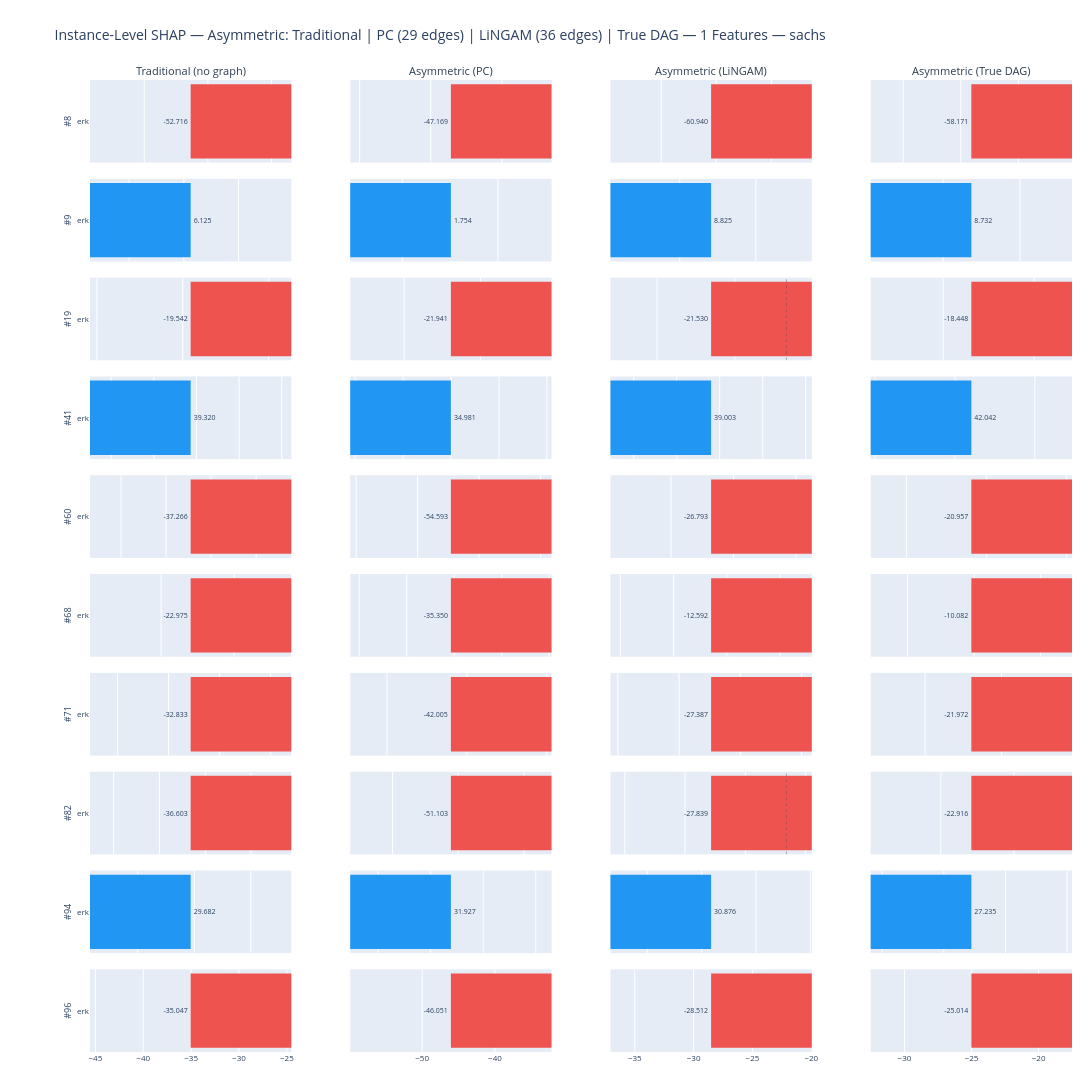

This figure's notebook cell:
### Markdown cell above
### 7.1. SHAP Attribution Comparison: PC vs LiNGAM

For a single test instance, compare how each causal SHAP method attributes feature contributions when using the PC-discovered graph versus the LiNGAM-discovered graph.

### Code cell
HIGHLIGHT_FEATURE = 'erk'   # also used as the feature to inspect below

fig_inst = plot_instance_shap_pc_vs_lingam(
    shap_data, feature_names, scratch_rank, top_features, instance_idx,
    pc_edges, lingam_edges, DATASET, N_TOP_FEATURES,
    features=[HIGHLIGHT_FEATURE],
)

### Figure 1 — Plotly figure (JSON) as saved in the notebook; plotly's stock layout.template omitted (floating-point values rounded to 4 significant figures)
{"data": [{"constraintext": "none", "hovertemplate": "<b>Instance 8</b><br>%{y}: %{x:.4f}<extra></extra>", "marker": {"color": ["#EF5350"], "line": {"width": 0}}, "orientation": "h", "showlegend": false, "text": ["-52.716"], "textfont": {"size": 7}, "textposition": "outside", "type": "bar", "x": [-52.72], "xaxis": "x", "y": ["erk"], "yaxis": "y"}, {"constraintext": "none", "hovertemplate": "<b>Instance 8</b><br>%{y}: %{x:.4f}<extra></extra>", "marker": {"color": ["#EF5350"], "line": {"width": 0}}, "orientation": "h", "showlegend": false, "text": ["-47.169"], "textfont": {"size": 7}, "textposition": "outside", "type": "bar", "x": [-47.17], "xaxis": "x2", "y": ["erk"], "yaxis": "y2"}, {"constraintext": "none", "hovertemplate": "<b>Instance 8</b><br>%{y}: %{x:.4f}<extra></extra>", "marker": {"color": ["#EF5350"], "line": {"width": 0}}, "orientation": "h", "showlegend": false, "text": ["-60.940"], "textfont": {"size": 7}, "textposition": "outside", "type": "bar", "x": [-60.94], "xaxis": "x3", "y": ["erk"], "yaxis": "y3"}, {"constraintext": "none", "hovertemplate": "<b>Instance 8</b><br>%{y}: %{x:.4f}<extra></extra>", "marker": {"color": ["#EF5350"], "line": {"width": 0}}, "orientation": "h", "showlegend": false, "text": ["-58.171"], "textfont": {"size": 7}, "textposition": "outside", "type": "bar", "x": [-58.17], "xaxis": "x4", "y": ["erk"], "yaxis": "y4"}, {"constraintext": "none", "hovertemplate": "<b>Instance 9</b><br>%{y}: %{x:.4f}<extra></extra>", "marker": {"color": ["#2196F3"], "line": {"width": 0}}, "orientation": "h", "showlegend": false, "text": ["6.125"], "textfont": {"size": 7}, "textposition": "outside", "type": "bar", "x": [6.125], "xaxis": "x5", "y": ["erk"], "yaxis": "y5"}, {"constraintext": "none", "hovertemplate": "<b>Instance 9</b><br>%{y}: %{x:.4f}<extra></extra>", "marker": {"color": ["#2196F3"], "line": {"width": 0}}, "orientation": "h", "showlegend": false, "text": ["1.754"], "textfont": {"size": 7}, "textposition": "outside", "type": "bar", "x": [1.754], "xaxis": "x6", "y": ["erk"], "yaxis": "y6"}, {"constraintext": "none", "hovertemplate": "<b>Instance 9</b><br>%{y}: %{x:.4f}<extra></extra>", "marker": {"color": ["#2196F3"], "line": {"width": 0}}, "orientation": "h", "showlegend": false, "text": ["8.825"], "textfont": {"size": 7}, "textposition": "outside", "type": "bar", "x": [8.825], "xaxis": "x7", "y": ["erk"], "yaxis": "y7"}, {"constraintext": "none", "hovertemplate": "<b>Instance 9</b><br>%{y}: %{x:.4f}<extra></extra>", "marker": {"color": ["#2196F3"], "line": {"width": 0}}, "orientation": "h", "showlegend": false, "text": ["8.732"], "textfont": {"size": 7}, "textposition": "outside", "type": "bar", "x": [8.732], "xaxis": "x8", "y": ["erk"], "yaxis": "y8"}, {"constraintext": "none", "hovertemplate": "<b>Instance 19</b><br>%{y}: %{x:.4f}<extra></extra>", "marker": {"color": ["#EF5350"], "line": {"width": 0}}, "orientation": "h", "showlegend": false, "text": ["-19.542"], "textfont": {"size": 7}, "textposition": "outside", "type": "bar", "x": [-19.54], "xaxis": "x9", "y": ["erk"], "yaxis": "y9"}, {"constraintext": "none", "hovertemplate": "<b>Instance 19</b><br>%{y}: %{x:.4f}<extra></extra>", "marker": {"color": ["#EF5350"], "line": {"width": 0}}, "orientation": "h", "showlegend": false, "text": ["-21.941"], "textfont": {"size": 7}, "textposition": "outside", "type": "bar", "x": [-21.94], "xaxis": "x10", "y": ["erk"], "yaxis": "y10"}, {"constraintext": "none", "hovertemplate": "<b>Instance 19</b><br>%{y}: %{x:.4f}<extra></extra>", "marker": {"color": ["#EF5350"], "line": {"width": 0}}, "orientation": "h", "showlegend": false, "text": ["-21.530"], "textfont": {"size": 7}, "textposition": "outside", "type": "bar", "x": [-21.53], "xaxis": "x11", "y": ["erk"], "yaxis": "y11"}, {"constraintext": "none", "hovertemplate": "<b>Instance 19</b><br>%{y}: %{x:.4f}<extra></extra>", "marker": {"color": ["#EF5350"], "line": {"width": 0}}, "orientation": "h", "showlegend": false, "text": ["-18.448"], "textfont": {"size": 7}, "textposition": "outside", "type": "bar", "x": [-18.45], "xaxis": "x12", "y": ["erk"], "yaxis": "y12"}, {"constraintext": "none", "hovertemplate": "<b>Instance 41</b><br>%{y}: %{x:.4f}<extra></extra>", "marker": {"color": ["#2196F3"], "line": {"width": 0}}, "orientation": "h", "showlegend": false, "text": ["39.320"], "textfont": {"size": 7}, "textposition": "outside", "type": "bar", "x": [39.32], "xaxis": "x13", "y": ["erk"], "yaxis": "y13"}, {"constraintext": "none", "hovertemplate": "<b>Instance 41</b><br>%{y}: %{x:.4f}<extra></extra>", "marker": {"color": ["#2196F3"], "line": {"width": 0}}, "orientation": "h", "showlegend": false, "text": ["34.981"], "textfont": {"size": 7}, "textposition": "outside", "type": "bar", "x": [34.98], "xaxis": "x14", "y": ["erk"], "yaxis": "y14"}, {"constraintext": "none", "hovertemplate": "<b>Instance 41</b><br>%{y}: %{x:.4f}<extra></extra>", "marker": {"color": ["#2196F3"], "line": {"width": 0}}, "orientation": "h", "showlegend": false, "text": ["39.003"], "textfont": {"size": 7}, "textposition": "outside", "type": "bar", "x": [39.0], "xaxis": "x15", "y": ["erk"], "yaxis": "y15"}, {"constraintext": "none", "hovertemplate": "<b>Instance 41</b><br>%{y}: %{x:.4f}<extra></extra>", "marker": {"color": ["#2196F3"], "line": {"width": 0}}, "orientation": "h", "showlegend": false, "text": ["42.042"], "textfont": {"size": 7}, "textposition": "outside", "type": "bar", "x": [42.04], "xaxis": "x16", "y": ["erk"], "yaxis": "y16"}, {"constraintext": "none", "hovertemplate": "<b>Instance 60</b><br>%{y}: %{x:.4f}<extra></extra>", "marker": {"color": ["#EF5350"], "line": {"width": 0}}, "orientation": "h", "showlegend": false, "text": ["-37.266"], "textfont": {"size": 7}, "textposition": "outside", "type": "bar", "x": [-37.27], "xaxis": "x17", "y": ["erk"], "yaxis": "y17"}, {"constraintext": "none", "hovertemplate": "<b>Instance 60</b><br>%{y}: %{x:.4f}<extra></extra>", "marker": {"color": ["#EF5350"], "line": {"width": 0}}, "orientation": "h", "showlegend": false, "text": ["-54.593"], "textfont": {"size": 7}, "textposition": "outside", "type": "bar", "x": [-54.59], "xaxis": "x18", "y": ["erk"], "yaxis": "y18"}, {"constraintext": "none", "hovertemplate": "<b>Instance 60</b><br>%{y}: %{x:.4f}<extra></extra>", "marker": {"color": ["#EF5350"], "line": {"width": 0}}, "orientation": "h", "showlegend": false, "text": ["-26.793"], "textfont": {"size": 7}, "textposition": "outside", "type": "bar", "x": [-26.79], "xaxis": "x19", "y": ["erk"], "yaxis": "y19"}, {"constraintext": "none", "hovertemplate": "<b>Instance 60</b><br>%{y}: %{x:.4f}<extra></extra>", "marker": {"color": ["#EF5350"], "line": {"width": 0}}, "orientation": "h", "showlegend": false, "text": ["-20.957"], "textfont": {"size": 7}, "textposition": "outside", "type": "bar", "x": [-20.96], "xaxis": "x20", "y": ["erk"], "yaxis": "y20"}, {"constraintext": "none", "hovertemplate": "<b>Instance 68</b><br>%{y}: %{x:.4f}<extra></extra>", "marker": {"color": ["#EF5350"], "line": {"width": 0}}, "orientation": "h", "showlegend": false, "text": ["-22.975"], "textfont": {"size": 7}, "textposition": "outside", "type": "bar", "x": [-22.97], "xaxis": "x21", "y": ["erk"], "yaxis": "y21"}, {"constraintext": "none", "hovertemplate": "<b>Instance 68</b><br>%{y}: %{x:.4f}<extra></extra>", "marker": {"color": ["#EF5350"], "line": {"width": 0}}, "orientation": "h", "showlegend": false, "text": ["-35.350"], "textfont": {"size": 7}, "textposition": "outside", "type": "bar", "x": [-35.35], "xaxis": "x22", "y": ["erk"], "yaxis": "y22"}, {"constraintext": "none", "hovertemplate": "<b>Instance 68</b><br>%{y}: %{x:.4f}<extra></extra>", "marker": {"color": ["#EF5350"], "line": {"width": 0}}, "orientation": "h", "showlegend": false, "text": ["-12.592"], "textfont": {"size": 7}, "textposition": "outside", "type": "bar", "x": [-12.59], "xaxis": "x23", "y": ["erk"], "yaxis": "y23"}, {"constraintext": "none", "hovertemplate": "<b>Instance 68</b><br>%{y}: %{x:.4f}<extra></extra>", "marker": {"color": ["#EF5350"], "line": {"width": 0}}, "orientation": "h", "showlegend": false, "text": ["-10.082"], "textfont": {"size": 7}, "textposition": "outside", "type": "bar", "x": [-10.08], "xaxis": "x24", "y": ["erk"], "yaxis": "y24"}, {"constraintext": "none", "hovertemplate": "<b>Instance 71</b><br>%{y}: %{x:.4f}<extra></extra>", "marker": {"color": ["#EF5350"], "line": {"width": 0}}, "orientation": "h", "showlegend": false, "text": ["-32.833"], "textfont": {"size": 7}, "textposition": "outside", "type": "bar", "x": [-32.83], "xaxis": "x25", "y": ["erk"], "yaxis": "y25"}, {"constraintext": "none", "hovertemplate": "<b>Instance 71</b><br>%{y}: %{x:.4f}<extra></extra>", "marker": {"color": ["#EF5350"], "line": {"width": 0}}, "orientation": "h", "showlegend": false, "text": ["-42.005"], "textfont": {"size": 7}, "textposition": "outside", "type": "bar", "x": [-42.0], "xaxis": "x26", "y": ["erk"], "yaxis": "y26"}, {"constraintext": "none", "hovertemplate": "<b>Instance 71</b><br>%{y}: %{x:.4f}<extra></extra>", "marker": {"color": ["#EF5350"], "line": {"width": 0}}, "orientation": "h", "showlegend": false, "text": ["-27.387"], "textfont": {"size": 7}, "textposition": "outside", "type": "bar", "x": [-27.39], "xaxis": "x27", "y": ["erk"], "yaxis": "y27"}, {"constraintext": "none", "hovertemplate": "<b>Instance 71</b><br>%{y}: %{x:.4f}<extra></extra>", "marker": {"color": ["#EF5350"], "line": {"width": 0}}, "orientation": "h", "showlegend": false, "text": ["-21.972"], "textfont": {"size": 7}, "textposition": "outside", "type": "bar", "x": [-21.97], "xaxis": "x28", "y": ["erk"], "yaxis": "y28"}, {"constraintext": "none", "hovertemplate": "<b>Instance 82</b><br>%{y}: %{x:.4f}<extra></extra>", "marker": {"color": ["#EF5350"], "line": {"width": 0}}, "orientation": "h", "showlegend": false, "text": ["-36.603"], "textfont": {"size": 7}, "textposition": "outside", "type": "bar", "x": [-36.6], "xaxis": "x29", "y": ["erk"], "yaxis": "y29"}, {"constraintext": "none", "hovertemplate": "<b>Instance 82</b><br>%{y}: %{x:.4f}<extra></extra>", "marker": {"color": ["#EF5350"], "line": {"width": 0}}, "orientation": "h", "showlegend": false, "text": ["-51.103"], "textfont": {"size": 7}, "textposition": "outside", "type": "bar", "x": [-51.1], "xaxis": "x30", "y": ["erk"], "yaxis": "y30"}, {"constraintext": "none", "hovertemplate": "<b>Instance 82</b><br>%{y}: %{x:.4f}<extra></extra>", "marker": {"color": ["#EF5350"], "line": {"width": 0}}, "orientation": "h", "showlegend": false, "text": ["-27.839"], "textfont": {"size": 7}, "textposition": "outside", "type": "bar", "x": [-27.84], "xaxis": "x31", "y": ["erk"], "yaxis": "y31"}, {"constraintext": "none", "hovertemplate": "<b>Instance 82</b><br>%{y}: %{x:.4f}<extra></extra>", "marker": {"color": ["#EF5350"], "line": {"width": 0}}, "orientation": "h", "showlegend": false, "text": ["-22.916"], "textfont": {"size": 7}, "textposition": "outside", "type": "bar", "x": [-22.92], "xaxis": "x32", "y": ["erk"], "yaxis": "y32"}, {"constraintext": "none", "hovertemplate": "<b>Instance 94</b><br>%{y}: %{x:.4f}<extra></extra>", "marker": {"color": ["#2196F3"], "line": {"width": 0}}, "orientation": "h", "showlegend": false, "text": ["29.682"], "textfont": {"size": 7}, "textposition": "outside", "type": "bar", "x": [29.68], "xaxis": "x33", "y": ["erk"], "yaxis": "y33"}, {"constraintext": "none", "hovertemplate": "<b>Instance 94</b><br>%{y}: %{x:.4f}<extra></extra>", "marker": {"color": ["#2196F3"], "line": {"width": 0}}, "orientation": "h", "showlegend": false, "text": ["31.927"], "textfont": {"size": 7}, "textposition": "outside", "type": "bar", "x": [31.93], "xaxis": "x34", "y": ["erk"], "yaxis": "y34"}, {"constraintext": "none", "hovertemplate": "<b>Instance 94</b><br>%{y}: %{x:.4f}<extra></extra>", "marker": {"color": ["#2196F3"], "line": {"width": 0}}, "orientation": "h", "showlegend": false, "text": ["30.876"], "textfont": {"size": 7}, "textposition": "outside", "type": "bar", "x": [30.88], "xaxis": "x35", "y": ["erk"], "yaxis": "y35"}, {"constraintext": "none", "hovertemplate": "<b>Instance 94</b><br>%{y}: %{x:.4f}<extra></extra>", "marker": {"color": ["#2196F3"], "line": {"width": 0}}, "orientation": "h", "showlegend": false, "text": ["27.235"], "textfont": {"size": 7}, "textposition": "outside", "type": "bar", "x": [27.24], "xaxis": "x36", "y": ["erk"], "yaxis": "y36"}, {"constraintext": "none", "hovertemplate": "<b>Instance 96</b><br>%{y}: %{x:.4f}<extra></extra>", "marker": {"color": ["#EF5350"], "line": {"width": 0}}, "orientation": "h", "showlegend": false, "text": ["-35.047"], "textfont": {"size": 7}, "textposition": "outside", "type": "bar", "x": [-35.05], "xaxis": "x37", "y": ["erk"], "yaxis": "y37"}, {"constraintext": "none", "hovertemplate": "<b>Instance 96</b><br>%{y}: %{x:.4f}<extra></extra>", "marker": {"color": ["#EF5350"], "line": {"width": 0}}, "orientation": "h", "showlegend": false, "text": ["-46.051"], "textfont": {"size": 7}, "textposition": "outside", "type": "bar", "x": [-46.05], "xaxis": "x38", "y": ["erk"], "yaxis": "y38"}, {"constraintext": "none", "hovertemplate": "<b>Instance 96</b><br>%{y}: %{x:.4f}<extra></extra>", "marker": {"color": ["#EF5350"], "line": {"width": 0}}, "orientation": "h", "showlegend": false, "text": ["-28.512"], "textfont": {"size": 7}, "textposition": "outside", "type": "bar", "x": [-28.51], "xaxis": "x39", "y": ["erk"], "yaxis": "y39"}, {"constraintext": "none", "hovertemplate": "<b>Instance 96</b><br>%{y}: %{x:.4f}<extra></extra>", "marker": {"color": ["#EF5350"], "line": {"width": 0}}, "orientation": "h", "showlegend": false, "text": ["-25.014"], "textfont": {"size": 7}, "textposition": "outside", "type": "bar", "x": [-25.01], "xaxis": "x40", "y": ["erk"], "yaxis": "y40"}], "layout": {"annotations": [{"font": {"color": "#2c3e50", "size": 11}, "showarrow": false, "text": "Traditional (no graph)", "x": 0.1025, "xanchor": "center", "xref": "paper", "y": 1.0, "yanchor": "bottom", "yref": "paper"}, {"font": {"color": "#2c3e50", "size": 11}, "showarrow": false, "text": "Asymmetric (PC)", "x": 0.3675, "xanchor": "center", "xref": "paper", "y": 1.0, "yanchor": "bottom", "yref": "paper"}, {"font": {"color": "#2c3e50", "size": 11}, "showarrow": false, "text": "Asymmetric (LiNGAM)", "x": 0.6325, "xanchor": "center", "xref": "paper", "y": 1.0, "yanchor": "bottom", "yref": "paper"}, {"font": {"color": "#2c3e50", "size": 11}, "showarrow": false, "text": "Asymmetric (True DAG)", "x": 0.8975, "xanchor": "center", "xref": "paper", "y": 1.0, "yanchor": "bottom", "yref": "paper"}], "bargap": 0.1, "height": 1680, "margin": {"b": 40, "l": 90, "r": 20, "t": 80}, "shapes": [{"line": {"color": "rgba(80,80,80,0.40)", "dash": "dot", "width": 1}, "type": "line", "x0": 0, "x1": 0, "xref": "x", "y0": 0, "y1": 1, "yref": "y domain"}, {"line": {"color": "rgba(80,80,80,0.40)", "dash": "dot", "width": 1}, "type": "line", "x0": 0, "x1": 0, "xref": "x2", "y0": 0, "y1": 1, "yref": "y2 domain"}, {"line": {"color": "rgba(80,80,80,0.40)", "dash": "dot", "width": 1}, "type": "line", "x0": 0, "x1": 0, "xref": "x3", "y0": 0, "y1": 1, "yref": "y3 domain"}, {"line": {"color": "rgba(80,80,80,0.40)", "dash": "dot", "width": 1}, "type": "line", "x0": 0, "x1": 0, "xref": "x4", "y0": 0, "y1": 1, "yref": "y4 domain"}, {"line": {"color": "rgba(80,80,80,0.40)", "dash": "dot", "width": 1}, "type": "line", "x0": 0, "x1": 0, "xref": "x5", "y0": 0, "y1": 1, "yref": "y5 domain"}, {"line": {"color": "rgba(80,80,80,0.40)", "dash": "dot", "width": 1}, "type": "line", "x0": 0, "x1": 0, "xref": "x6", "y0": 0, "y1": 1, "yref": "y6 domain"}, {"line": {"color": "rgba(80,80,80,0.40)", "dash": "dot", "width": 1}, "type": "line", "x0": 0, "x1": 0, "xref": "x7", "y0": 0, "y1": 1, "yref": "y7 domain"}, {"line": {"color": "rgba(80,80,80,0.40)", "dash": "dot", "width": 1}, "type": "line", "x0": 0, "x1": 0, "xref": "x8", "y0": 0, "y1": 1, "yref": "y8 domain"}, {"line": {"color": "rgba(80,80,80,0.40)", "dash": "dot", "width": 1}, "type": "line", "x0": 0, "x1": 0, "xref": "x9", "y0": 0, "y1": 1, "yref": "y9 domain"}, {"line": {"color": "rgba(80,80,80,0.40)", "dash": "dot", "width": 1}, "type": "line", "x0": 0, "x1": 0, "xref": "x10", "y0": 0, "y1": 1, "yref": "y10 domain"}, {"line": {"color": "rgba(80,80,80,0.40)", "dash": "dot", "width": 1}, "type": "line", "x0": 0, "x1": 0, "xref": "x11", "y0": 0, "y1": 1, "yref": "y11 domain"}, {"line": {"color": "rgba(80,80,80,0.40)", "dash": "dot", "width": 1}, "type": "line", "x0": 0, "x1": 0, "xref": "x12", "y0": 0, "y1": 1, "yref": "y12 domain"}, {"line": {"color": "rgba(80,80,80,0.40)", "dash": "dot", "width": 1}, "type": "line", "x0": 0, "x1": 0, "xref": "x13", "y0": 0, "y1": 1, "yref": "y13 domain"}, {"line": {"color": "rgba(80,80,80,0.40)", "dash": "dot", "width": 1}, "type": "line", "x0": 0, "x1": 0, "xref": "x14", "y0": 0, "y1": 1, "yref": "y14 domain"}, {"line": {"color": "rgba(80,80,80,0.40)", "dash": "dot", "width": 1}, "type": "line", "x0": 0, "x1": 0, "xref": "x15", "y0": 0, "y1": 1, "yref": "y15 domain"}, {"line": {"color": "rgba(80,80,80,0.40)", "dash": "dot", "width": 1}, "type": "line", "x0": 0, "x1": 0, "xref": "x16", "y0": 0, "y1": 1, "yref": "y16 domain"}, {"line": {"color": "rgba(80,80,80,0.40)", "dash": "dot", "width": 1}, "type": "line", "x0": 0, "x1": 0, "xref": "x17", "y0": 0, "y1": 1, "yref": "y17 domain"}, {"line": {"color": "rgba(80,80,80,0.40)", "dash": "dot", "width": 1}, "type": "line", "x0": 0, "x1": 0, "xref": "x18", "y0": 0, "y1": 1, "yref": "y18 domain"}, {"line": {"color": "rgba(80,80,80,0.40)", "dash": "dot", "width": 1}, "type": "line", "x0": 0, "x1": 0, "xref": "x19", "y0": 0, "y1": 1, "yref": "y19 domain"}, {"line": {"color": "rgba(80,80,80,0.40)", "dash": "dot", "width": 1}, "type": "line", "x0": 0, "x1": 0, "xref": "x20", "y0": 0, "y1": 1, "yref": "y20 domain"}, {"line": {"color": "rgba(80,80,80,0.40)", "dash": "dot", "width": 1}, "type": "line", "x0": 0, "x1": 0, "xref": "x21", "y0": 0, "y1": 1, "yref": "y21 domain"}, {"line": {"color": "rgba(80,80,80,0.40)", "dash": "dot", "width": 1}, "type": "line", "x0": 0, "x1": 0, "xref": "x22", "y0": 0, "y1": 1, "yref": "y22 domain"}, {"line": {"color": "rgba(80,80,80,0.40)", "dash": "dot", "width": 1}, "type": "line", "x0": 0, "x1": 0, "xref": "x23", "y0": 0, "y1": 1, "yref": "y23 domain"}, {"line": {"color": "rgba(80,80,80,0.40)", "dash": "dot", "width": 1}, "type": "line", "x0": 0, "x1": 0, "xref": "x24", "y0": 0, "y1": 1, "yref": "y24 domain"}, {"line": {"color": "rgba(80,80,80,0.40)", "dash": "dot", "width": 1}, "type": "line", "x0": 0, "x1": 0, "xref": "x25", "y0": 0, "y1": 1, "yref": "y25 domain"}, {"line": {"color": "rgba(80,80,80,0.40)", "dash": "dot", "width": 1}, "type": "line", "x0": 0, "x1": 0, "xref": "x26", "y0": 0, "y1": 1, "yref": "y26 domain"}, {"line": {"color": "rgba(80,80,80,0.40)", "dash": "dot", "width": 1}, "type": "line", "x0": 0, "x1": 0, "xref": "x27", "y0": 0, "y1": 1, "yref": "y27 domain"}, {"line": {"color": "rgba(80,80,80,0.40)", "dash": "dot", "width": 1}, "type": "line", "x0": 0, "x1": 0, "xref": "x28", "y0": 0, "y1": 1, "yref": "y28 domain"}, {"line": {"color": "rgba(80,80,80,0.40)", "dash": "dot", "width": 1}, "type": "line", "x0": 0, "x1": 0, "xref": "x29", "y0": 0, "y1": 1, "yref": "y29 domain"}, {"line": {"color": "rgba(80,80,80,0.40)", "dash": "dot", "width": 1}, "type": "line", "x0": 0, "x1": 0, "xref": "x30", "y0": 0, "y1": 1, "yref": "y30 domain"}, {"line": {"color": "rgba(80,80,80,0.40)", "dash": "dot", "width": 1}, "type": "line", "x0": 0, "x1": 0, "xref": "x31", "y0": 0, "y1": 1, "yref": "y31 domain"}, {"line": {"color": "rgba(80,80,80,0.40)", "dash": "dot", "width": 1}, "type": "line", "x0": 0, "x1": 0, "xref": "x32", "y0": 0, "y1": 1, "yref": "y32 domain"}, {"line": {"color": "rgba(80,80,80,0.40)", "dash": "dot", "width": 1}, "type": "line", "x0": 0, "x1": 0, "xref": "x33", "y0": 0, "y1": 1, "yref": "y33 domain"}, {"line": {"color": "rgba(80,80,80,0.40)", "dash": "dot", "width": 1}, "type": "line", "x0": 0, "x1": 0, "xref": "x34", "y0": 0, "y1": 1, "yref": "y34 domain"}, {"line": {"color": "rgba(80,80,80,0.40)", "dash": "dot", "width": 1}, "type": "line", "x0": 0, "x1": 0, "xref": "x35", "y0": 0, "y1": 1, "yref": "y35 domain"}, {"line": {"color": "rgba(80,80,80,0.40)", "dash": "dot", "width": 1}, "type": "line", "x0": 0, "x1": 0, "xref": "x36", "y0": 0, "y1": 1, "yref": "y36 domain"}, {"line": {"color": "rgba(80,80,80,0.40)", "dash": "dot", "width": 1}, "type": "line", "x0": 0, "x1": 0, "xref": "x37", "y0": 0, "y1": 1, "yref": "y37 domain"}, {"line": {"color": "rgba(80,80,80,0.40)", "dash": "dot", "width": 1}, "type": "line", "x0": 0, "x1": 0, "xref": "x38", "y0": 0, "y1": 1, "yref": "y38 domain"}, {"line": {"color": "rgba(80,80,80,0.40)", "dash": "dot", "width": 1}, "type": "line", "x0": 0, "x1": 0, "xref": "x39", "y0": 0, "y1": 1, "yref": "y39 domain"}, {"line": {"color": "rgba(80,80,80,0.40)", "dash": "dot", "width": 1}, "type": "line", "x0": 0, "x1": 0, "xref": "x40", "y0": 0, "y1": 1, "yref": "y40 domain"}], "title": {"font": {"size": 14}, "text": "Instance-Level SHAP — Asymmetric: Traditional | PC (29 edges) | LiNGAM (36 edges) | True DAG — 1 Features — sachs"}, "width": 1300, "xaxis": {"anchor": "y", "domain": [0, 0.205], "range": [-68.53, -36.9], "showticklabels": false, "tickfont": {"size": 8}}, "xaxis10": {"anchor": "y10", "domain": [0.265, 0.47], "range": [-28.52, -15.36], "showticklabels": false, "tickfont": {"size": 8}}, "xaxis11": {"anchor": "y11", "domain": [0.53, 0.735], "range": [-27.99, -15.07], "showticklabels": false, "tickfont": {"size": 8}}, "xaxis12": {"anchor": "y12", "domain": [0.795, 1], "range": [-23.98, -12.91], "showticklabels": false, "tickfont": {"size": 8}}, "xaxis13": {"anchor": "y13", "domain": [0, 0.205], "range": [27.52, 51.12], "showticklabels": false, "tickfont": {"size": 8}}, "xaxis14": {"anchor": "y14", "domain": [0.265, 0.47], "range": [24.49, 45.48], "showticklabels": false, "tickfont": {"size": 8}}, "xaxis15": {"anchor": "y15", "domain": [0.53, 0.735], "range": [27.3, 50.7], "showticklabels": false, "tickfont": {"size": 8}}, "xaxis16": {"anchor": "y16", "domain": [0.795, 1], "range": [29.43, 54.65], "showticklabels": false, "tickfont": {"size": 8}}, "xaxis17": {"anchor": "y17", "domain": [0, 0.205], "range": [-48.45, -26.09], "showticklabels": false, "tickfont": {"size": 8}}, "xaxis18": {"anchor": "y18", "domain": [0.265, 0.47], "range": [-70.97, -38.21], "showticklabels": false, "tickfont": {"size": 8}}, "xaxis19": {"anchor": "y19", "domain": [0.53, 0.735], "range": [-34.83, -18.76], "showticklabels": false, "tickfont": {"size": 8}}, "xaxis2": {"anchor": "y2", "domain": [0.265, 0.47], "range": [-61.32, -33.02], "showticklabels": false, "tickfont": {"size": 8}}, "xaxis20": {"anchor": "y20", "domain": [0.795, 1], "range": [-27.24, -14.67], "showticklabels": false, "tickfont": {"size": 8}}, "xaxis21": {"anchor": "y21", "domain": [0, 0.205], "range": [-29.87, -16.08], "showticklabels": false, "tickfont": {"size": 8}}, "xaxis22": {"anchor": "y22", "domain": [0.265, 0.47], "range": [-45.96, -24.75], "showticklabels": false, "tickfont": {"size": 8}}, "xaxis23": {"anchor": "y23", "domain": [0.53, 0.735], "range": [-16.37, -8.815], "showticklabels": false, "tickfont": {"size": 8}}, "xaxis24": {"anchor": "y24", "domain": [0.795, 1], "range": [-13.11, -7.057], "showticklabels": false, "tickfont": {"size": 8}}, "xaxis25": {"anchor": "y25", "domain": [0, 0.205], "range": [-42.68, -22.98], "showticklabels": false, "tickfont": {"size": 8}}, "xaxis26": {"anchor": "y26", "domain": [0.265, 0.47], "range": [-54.61, -29.4], "showticklabels": false, "tickfont": {"size": 8}}, "xaxis27": {"anchor": "y27", "domain": [0.53, 0.735], "range": [-35.6, -19.17], "showticklabels": false, "tickfont": {"size": 8}}, "xaxis28": {"anchor": "y28", "domain": [0.795, 1], "range": [-28.56, -15.38], "showticklabels": false, "tickfont": {"size": 8}}, "xaxis29": {"anchor": "y29", "domain": [0, 0.205], "range": [-47.58, -25.62], "showticklabels": false, "tickfont": {"size": 8}}, "xaxis3": {"anchor": "y3", "domain": [0.53, 0.735], "range": [-79.22, -42.66], "showticklabels": false, "tickfont": {"size": 8}}, "xaxis30": {"anchor": "y30", "domain": [0.265, 0.47], "range": [-66.43, -35.77], "showticklabels": false, "tickfont": {"size": 8}}, "xaxis31": {"anchor": "y31", "domain": [0.53, 0.735], "range": [-36.19, -19.49], "showticklabels": false, "tickfont": {"size": 8}}, "xaxis32": {"anchor": "y32", "domain": [0.795, 1], "range": [-29.79, -16.04], "showticklabels": false, "tickfont": {"size": 8}}, "xaxis33": {"anchor": "y33", "domain": [0, 0.205], "range": [20.78, 38.59], "showticklabels": false, "tickfont": {"size": 8}}, "xaxis34": {"anchor": "y34", "domain": [0.265, 0.47], "range": [22.35, 41.51], "showticklabels": false, "tickfont": {"size": 8}}, "xaxis35": {"anchor": "y35", "domain": [0.53, 0.735], "range": [21.61, 40.14], "showticklabels": false, "tickfont": {"size": 8}}, "xaxis36": {"anchor": "y36", "domain": [0.795, 1], "range": [19.06, 35.41], "showticklabels": false, "tickfont": {"size": 8}}, "xaxis37": {"anchor": "y37", "domain": [0, 0.205], "range": [-45.56, -24.53], "showticklabels": true, "tickfont": {"size": 8}}, "xaxis38": {"anchor": "y38", "domain": [0.265, 0.47], "range": [-59.87, -32.24], "showticklabels": true, "tickfont": {"size": 8}}, "xaxis39": {"anchor": "y39", "domain": [0.53, 0.735], "range": [-37.07, -19.96], "showticklabels": true, "tickfont": {"size": 8}}, "xaxis4": {"anchor": "y4", "domain": [0.795, 1], "range": [-75.62, -40.72], "showticklabels": false, "tickfont": {"size": 8}}, "xaxis40": {"anchor": "y40", "domain": [0.795, 1], "range": [-32.52, -17.51], "showticklabels": true, "tickfont": {"size": 8}}, "xaxis5": {"anchor": "y5", "domain": [0, 0.205], "range": [4.288, 7.963], "showticklabels": false, "tickfont": {"size": 8}}, "xaxis6": {"anchor": "y6", "domain": [0.265, 0.47], "range": [1.228, 2.28], "showticklabels": false, "tickfont": {"size": 8}}, "xaxis7": {"anchor": "y7", "domain": [0.53, 0.735], "range": [6.177, 11.47], "showticklabels": false, "tickfont": {"size": 8}}, "xaxis8": {"anchor": "y8", "domain": [0.795, 1], "range": [6.112, 11.35], "showticklabels": false, "tickfont": {"size": 8}}, "xaxis9": {"anchor": "y9", "domain": [0, 0.205], "range": [-25.41, -13.68], "showticklabels": false, "tickfont": {"size": 8}}, "yaxis": {"anchor": "x", "domain": [0.915, 1.0], "showticklabels": true, "tickfont": {"size": 8}, "title": {"font": {"size": 9}, "standoff": 3, "text": "#8"}}, "yaxis10": {"anchor": "x10", "domain": [0.7117, 0.7967], "showticklabels": false}, "yaxis11": {"anchor": "x11", "domain": [0.7117, 0.7967], "showticklabels": false}, "yaxis12": {"anchor": "x12", "domain": [0.7117, 0.7967], "showticklabels": false}, "yaxis13": {"anchor": "x13", "domain": [0.61, 0.695], "showticklabels": true, "tickfont": {"size": 8}, "title": {"font": {"size": 9}, "standoff": 3, "text": "#41"}}, "yaxis14": {"anchor": "x14", "domain": [0.61, 0.695], "showticklabels": false}, "yaxis15": {"anchor": "x15", "domain": [0.61, 0.695], "showticklabels": false}, "yaxis16": {"anchor": "x16", "domain": [0.61, 0.695], "showticklabels": false}, "yaxis17": {"anchor": "x17", "domain": [0.5083, 0.5933], "showticklabels": true, "tickfont": {"size": 8}, "title": {"font": {"size": 9}, "standoff": 3, "text": "#60"}}, "yaxis18": {"anchor": "x18", "domain": [0.5083, 0.5933], "showticklabels": false}, "yaxis19": {"anchor": "x19", "domain": [0.5083, 0.5933], "showticklabels": false}, "yaxis2": {"anchor": "x2", "domain": [0.915, 1.0], "showticklabels": false}, "yaxis20": {"anchor": "x20", "domain": [0.5083, 0.5933], "showticklabels": false}, "yaxis21": {"anchor": "x21", "domain": [0.4067, 0.4917], "showticklabels": true, "tickfont": {"size": 8}, "title": {"font": {"size": 9}, "standoff": 3, "text": "#68"}}, "yaxis22": {"anchor": "x22", "domain": [0.4067, 0.4917], "showticklabels": false}, "yaxis23": {"anchor": "x23", "domain": [0.4067, 0.4917], "showticklabels": false}, "yaxis24": {"anchor": "x24", "domain": [0.4067, 0.4917], "showticklabels": false}, "yaxis25": {"anchor": "x25", "domain": [0.305, 0.39], "showticklabels": true, "tickfont": {"size": 8}, "title": {"font": {"size": 9}, "standoff": 3, "text": "#71"}}, "yaxis26": {"anchor": "x26", "domain": [0.305, 0.39], "showticklabels": false}, "yaxis27": {"anchor": "x27", "domain": [0.305, 0.39], "showticklabels": false}, "yaxis28": {"anchor": "x28", "domain": [0.305, 0.39], "showticklabels": false}, "yaxis29": {"anchor": "x29", "domain": [0.2033, 0.2883], "showticklabels": true, "tickfont": {"size": 8}, "title": {"font": {"size": 9}, "standoff": 3, "text": "#82"}}, "yaxis3": {"anchor": "x3", "domain": [0.915, 1.0], "showticklabels": false}, "yaxis30": {"anchor": "x30", "domain": [0.2033, 0.2883], "showticklabels": false}, "yaxis31": {"anchor": "x31", "domain": [0.2033, 0.2883], "showticklabels": false}, "yaxis32": {"anchor": "x32", "domain": [0.2033, 0.2883], "showticklabels": false}, "yaxis33": {"anchor": "x33", "domain": [0.1017, 0.1867], "showticklabels": true, "tickfont": {"size": 8}, "title": {"font": {"size": 9}, "standoff": 3, "text": "#94"}}, "yaxis34": {"anchor": "x34", "domain": [0.1017, 0.1867], "showticklabels": false}, "yaxis35": {"anchor": "x35", "domain": [0.1017, 0.1867], "showticklabels": false}, "yaxis36": {"anchor": "x36", "domain": [0.1017, 0.1867], "showticklabels": false}, "yaxis37": {"anchor": "x37", "domain": [0, 0.085], "showticklabels": true, "tickfont": {"size": 8}, "title": {"font": {"size": 9}, "standoff": 3, "text": "#96"}}, "yaxis38": {"anchor": "x38", "domain": [0, 0.085], "showticklabels": false}, "yaxis39": {"anchor": "x39", "domain": [0, 0.085], "showticklabels": false}, "yaxis4": {"anchor": "x4", "domain": [0.915, 1.0], "showticklabels": false}, "yaxis40": {"anchor": "x40", "domain": [0, 0.085], "showticklabels": false}, "yaxis5": {"anchor": "x5", "domain": [0.8133, 0.8983], "showticklabels": true, "tickfont": {"size": 8}, "title": {"font": {"size": 9}, "standoff": 3, "text": "#9"}}, "yaxis6": {"anchor": "x6", "domain": [0.8133, 0.8983], "showticklabels": false}, "yaxis7": {"anchor": "x7", "domain": [0.8133, 0.8983], "showticklabels": false}, "yaxis8": {"anchor": "x8", "domain": [0.8133, 0.8983], "showticklabels": false}, "yaxis9": {"anchor": "x9", "domain": [0.7117, 0.7967], "showticklabels": true, "tickfont": {"size": 8}, "title": {"font": {"size": 9}, "standoff": 3, "text": "#19"}}}}
